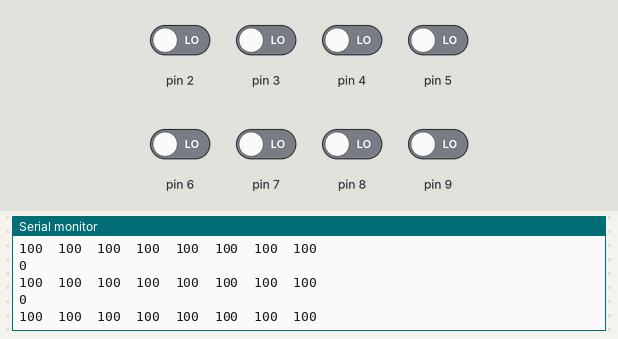
A sketch run on a simulated Arduino Uno, built with avr-gcc and run on an emulated ATmega328P. Parts: the last lines printed to the serial monitor. The inputs (shaded band) are chosen by the test bench; at power-on: pin 2–9 LOW.

Above: at 1.2 s.
1.3 s: pin 2 driven HIGH
At 1.5 s:
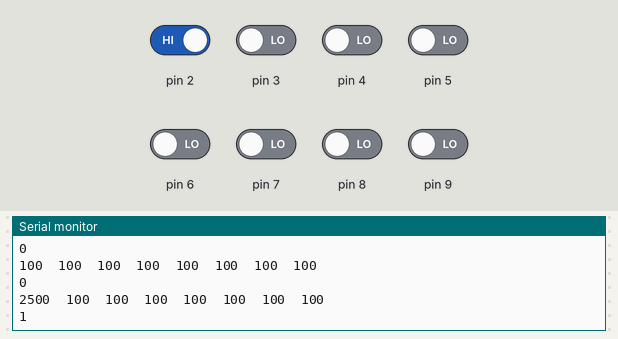
4.3 s: pin 4 driven HIGH
At 4.49 s:
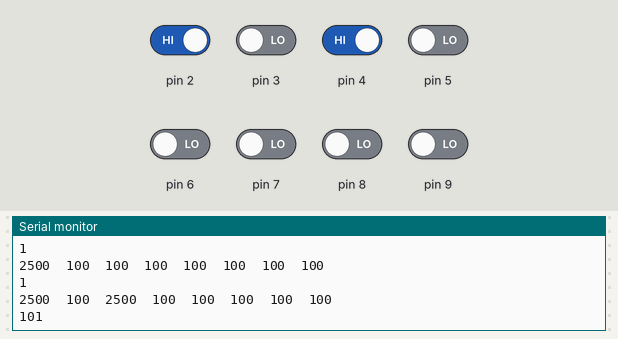
7.3 s: pin 2 driven LOW
At 7.48 s:
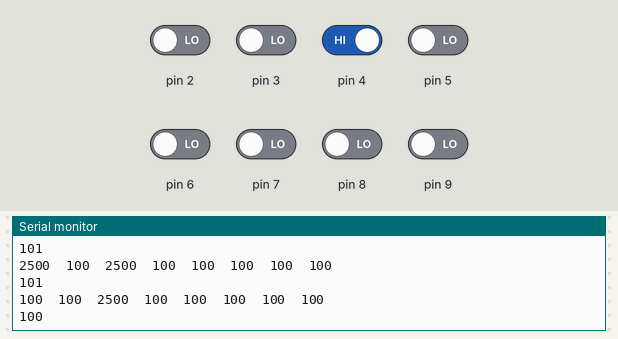
10.3 s: pin 3 driven HIGH
At 10.48 s:
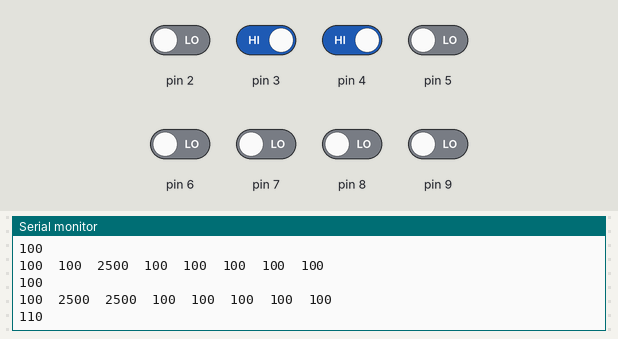
11.8 s: pin 5 driven HIGH
At 11.98 s:
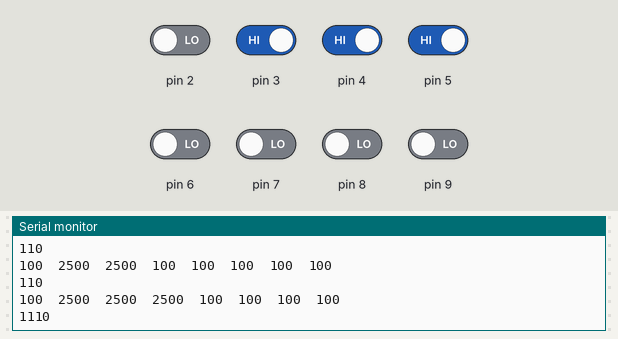
13.3 s: pin 8 driven HIGH
At 13.48 s:
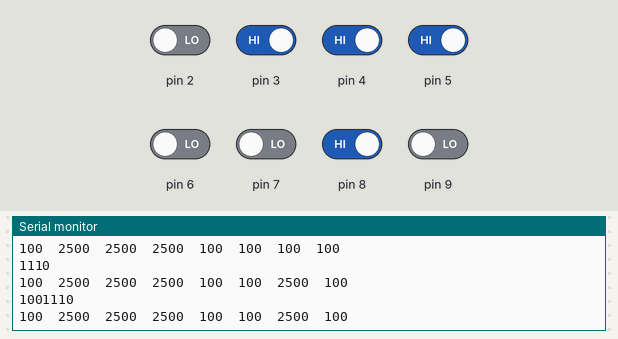
Timing chart, 0 to 16.3 s (numbered marks = the images above; inputs shaded):
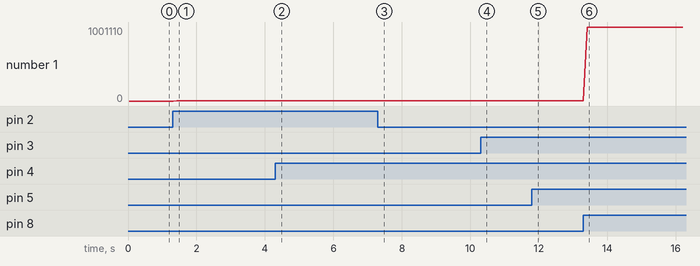

The sketch:

IRTest.ino
```cpp
#include <QTRSensors.h>
#include <Wire.h>
QTRSensors qtr;
QTRSensors qtr2;

#define SLAVE_ADDRESS 0x09
const uint8_t SensorCount = 8;
uint16_t sensorValuesFront[SensorCount], sensorValuesBack[SensorCount];
uint8_t value = 5;
byte I2Cbuffer[2];


uint8_t readSensors(uint16_t values[]);
void setup()
{
  // configure the sensors
  qtr.setTypeRC();
  qtr.setSensorPins((const uint8_t[]){2, 3, 4, 5, 6, 7, 8, 9}, SensorCount);
  qtr.setEmitterPin(10);

//  qtr2.setTypeRC();
//  qtr2.setSensorPins((const uint8_t[]){A0, A1, A2, A3, A6, A7, 11, 12}, SensorCount);
//  qtr2.setEmitterPin(13);

  Wire.begin(SLAVE_ADDRESS);
  Wire.onRequest(I2CrequestHandler);
  Serial.begin(9600);
}


void loop()
{
  // read raw sensor values
  qtr.read(sensorValuesFront);
  qtr2.read(sensorValuesBack);

  I2Cbuffer[0] = readSensors(sensorValuesFront);
  //I2Cbuffer[1] = readSensors(sensorValuesBack);


  // print the sensor values as numbers from 0 to 2500, where 0 means maximum
  // reflectance and 2500 means minimum reflectance
  for (uint8_t i = 0; i < SensorCount; i++)
  {
    Serial.print(sensorValuesFront[i]);
    Serial.print('\t');
  }
  Serial.println();
  Serial.print(I2Cbuffer[0], BIN);
  Serial.println();
  delay(100);

}

uint8_t readSensors(uint16_t values[])
{
  uint8_t returnValue = 0x00;
  uint8_t adder = 0x00;
  for (int i =0; i < 8; i++)
  {
    switch(i)
    {
      case 0: adder = 0x01; break;
      case 1: adder = 0x02; break;
      case 2: adder = 0x04; break;
      case 3: adder = 0x08; break;
      case 4: adder = 0x10; break;
      case 5: adder = 0x20; break;
      case 6: adder = 0x40; break;
      case 7: adder = 0x80; break;
    }
    if (values[i] > 2400)
      returnValue += adder;
  }
  return returnValue;
}

void I2CrequestHandler()
{
  Wire.write(I2Cbuffer,2);
}
```

Measured:
- after the input at 1.3 s, the serial monitor: prints a new line after 0.09 s (image 1)
- after the input at 4.3 s, the serial monitor: prints a new line after 0.09 s (image 2)
- after the input at 7.3 s, the serial monitor: prints a new line after 0.08 s (image 3)
- after the input at 10.3 s, the serial monitor: prints a new line after 0.08 s (image 4)
- after the input at 11.8 s, the serial monitor: prints a new line after 0.07 s (image 5)
- after the input at 13.3 s, the serial monitor: prints a new line after 0.07 s (image 6)
- plotted number 1: 1 → 101 after the input at 4.3 s, 100 → 110 after the input at 10.3 s, 110 → 1110 after the input at 11.8 s, 1110 → 1001110 after the input at 13.3 s
